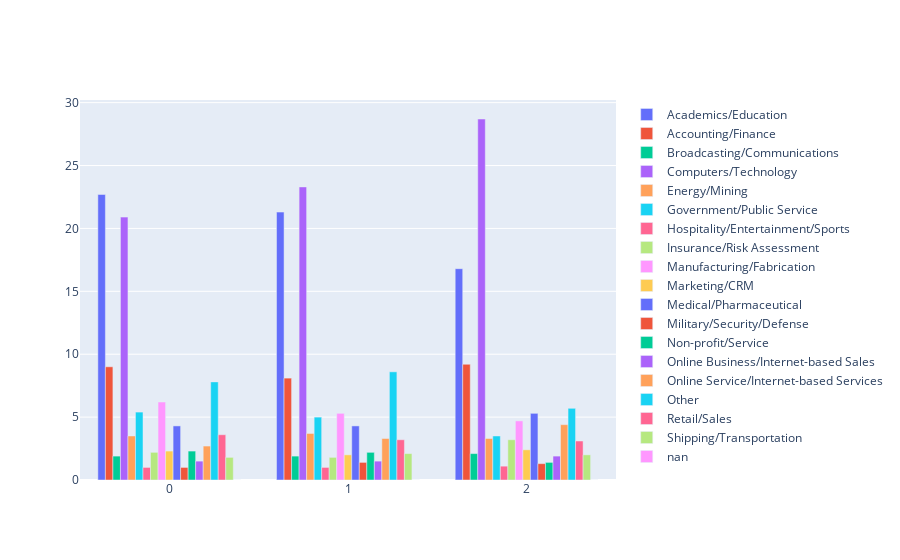

Here is the notebook cell this chart was saved with:
### Markdown cell above
Comparing C2 with C0 and C1 clusers, C2 has the highest, almost 4 times as any of the rest, share (~29.1%) of participants who are data scientists. On the other hand, C1 and 0 have highest shares of Unemployed and Students.

### Code cell
cluster_question_plot(binary_data, "Industry")[0]

### Figure 1 — Plotly figure (JSON) as saved in the notebook; plotly's stock layout.template omitted (floating-point values rounded to 4 significant figures)
{"data": [{"name": "Academics/Education", "type": "bar", "x": [0, 1, 2], "y": [22.7, 21.3, 16.8]}, {"name": "Accounting/Finance", "type": "bar", "x": [0, 1, 2], "y": [9, 8.1, 9.2]}, {"name": "Broadcasting/Communications", "type": "bar", "x": [0, 1, 2], "y": [1.9, 1.9, 2.1]}, {"name": "Computers/Technology", "type": "bar", "x": [0, 1, 2], "y": [20.9, 23.3, 28.7]}, {"name": "Energy/Mining", "type": "bar", "x": [0, 1, 2], "y": [3.5, 3.7, 3.3]}, {"name": "Government/Public Service", "type": "bar", "x": [0, 1, 2], "y": [5.4, 5, 3.5]}, {"name": "Hospitality/Entertainment/Sports", "type": "bar", "x": [0, 1, 2], "y": [1, 1, 1.1]}, {"name": "Insurance/Risk Assessment", "type": "bar", "x": [0, 1, 2], "y": [2.2, 1.8, 3.2]}, {"name": "Manufacturing/Fabrication", "type": "bar", "x": [0, 1, 2], "y": [6.2, 5.3, 4.7]}, {"name": "Marketing/CRM", "type": "bar", "x": [0, 1, 2], "y": [2.3, 2, 2.4]}, {"name": "Medical/Pharmaceutical", "type": "bar", "x": [0, 1, 2], "y": [4.3, 4.3, 5.3]}, {"name": "Military/Security/Defense", "type": "bar", "x": [0, 1, 2], "y": [1, 1.4, 1.3]}, {"name": "Non-profit/Service", "type": "bar", "x": [0, 1, 2], "y": [2.3, 2.2, 1.4]}, {"name": "Online Business/Internet-based Sales", "type": "bar", "x": [0, 1, 2], "y": [1.5, 1.5, 1.9]}, {"name": "Online Service/Internet-based Services", "type": "bar", "x": [0, 1, 2], "y": [2.7, 3.3, 4.4]}, {"name": "Other", "type": "bar", "x": [0, 1, 2], "y": [7.8, 8.6, 5.7]}, {"name": "Retail/Sales", "type": "bar", "x": [0, 1, 2], "y": [3.6, 3.2, 3.1]}, {"name": "Shipping/Transportation", "type": "bar", "x": [0, 1, 2], "y": [1.8, 2.1, 2]}, {"name": "nan", "type": "bar", "x": [0, 1, 2], "y": [0, 0, 0]}], "layout": {}}
